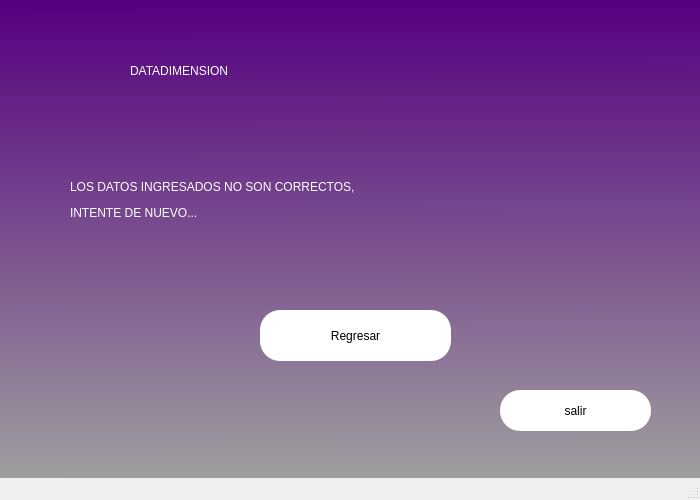
<?xml version="1.0" encoding="UTF-8"?>
<ui version="4.0">
 <class>MainWindow</class>
 <widget class="QMainWindow" name="MainWindow">
  <property name="geometry">
   <rect>
    <x>0</x>
    <y>0</y>
    <width>700</width>
    <height>500</height>
   </rect>
  </property>
  <property name="minimumSize">
   <size>
    <width>700</width>
    <height>500</height>
   </size>
  </property>
  <property name="maximumSize">
   <size>
    <width>700</width>
    <height>500</height>
   </size>
  </property>
  <property name="windowTitle">
   <string>MainWindow</string>
  </property>
  <property name="styleSheet">
   <string notr="true">QWidget#centralwidget{
background-color: qlineargradient(spread:pad, x1:0.517, y1:0, x2:0.522, y2:1, stop:0 rgba(85, 0, 127, 255), stop:1 rgba(159, 159, 159, 255));}</string>
  </property>
  <widget class="QWidget" name="centralwidget">
   <widget class="QLabel" name="label">
    <property name="geometry">
     <rect>
      <x>130</x>
      <y>10</y>
      <width>471</width>
      <height>121</height>
     </rect>
    </property>
    <property name="styleSheet">
     <string notr="true">font: 36pt &quot;MS Shell Dlg 2&quot;;
color: white;</string>
    </property>
    <property name="text">
     <string>DATADIMENSION</string>
    </property>
   </widget>
   <widget class="QLabel" name="label_2">
    <property name="geometry">
     <rect>
      <x>70</x>
      <y>130</y>
      <width>571</width>
      <height>141</height>
     </rect>
    </property>
    <property name="styleSheet">
     <string notr="true">font: 16pt &quot;MS Shell Dlg 2&quot;;
color: white;</string>
    </property>
    <property name="text">
     <string>&lt;html&gt;&lt;head/&gt;&lt;body&gt;&lt;p&gt;LOS DATOS INGRESADOS NO SON CORRECTOS, &lt;/p&gt;&lt;p&gt;INTENTE DE NUEVO...&lt;/p&gt;&lt;/body&gt;&lt;/html&gt;</string>
    </property>
   </widget>
   <widget class="QPushButton" name="pushButton">
    <property name="geometry">
     <rect>
      <x>260</x>
      <y>310</y>
      <width>191</width>
      <height>51</height>
     </rect>
    </property>
    <property name="styleSheet">
     <string notr="true">border-radius:20px;
font: 14pt &quot;MS Shell Dlg 2&quot;;
background-color: rgb(255, 255, 255);</string>
    </property>
    <property name="text">
     <string>Regresar</string>
    </property>
   </widget>
   <widget class="QPushButton" name="pushButton_3">
    <property name="geometry">
     <rect>
      <x>500</x>
      <y>390</y>
      <width>151</width>
      <height>41</height>
     </rect>
    </property>
    <property name="styleSheet">
     <string notr="true">border-radius:20px;
font: 14pt &quot;MS Shell Dlg 2&quot;;
background-color: rgb(255, 255, 255);</string>
    </property>
    <property name="text">
     <string>salir</string>
    </property>
   </widget>
   <widget class="QLabel" name="label_6">
    <property name="geometry">
     <rect>
      <x>-10</x>
      <y>-40</y>
      <width>721</width>
      <height>541</height>
     </rect>
    </property>
    <property name="layoutDirection">
     <enum>Qt::RightToLeft</enum>
    </property>
    <property name="text">
     <string/>
    </property>
    <property name="pixmap">
     <pixmap>global-tech-summit-ze.jpg</pixmap>
    </property>
    <property name="scaledContents">
     <bool>true</bool>
    </property>
   </widget>
   <zorder>label_6</zorder>
   <zorder>label</zorder>
   <zorder>label_2</zorder>
   <zorder>pushButton</zorder>
   <zorder>pushButton_3</zorder>
  </widget>
  <widget class="QMenuBar" name="menubar">
   <property name="geometry">
    <rect>
     <x>0</x>
     <y>0</y>
     <width>700</width>
     <height>26</height>
    </rect>
   </property>
  </widget>
  <widget class="QStatusBar" name="statusbar"/>
 </widget>
 <resources/>
 <connections/>
</ui>
